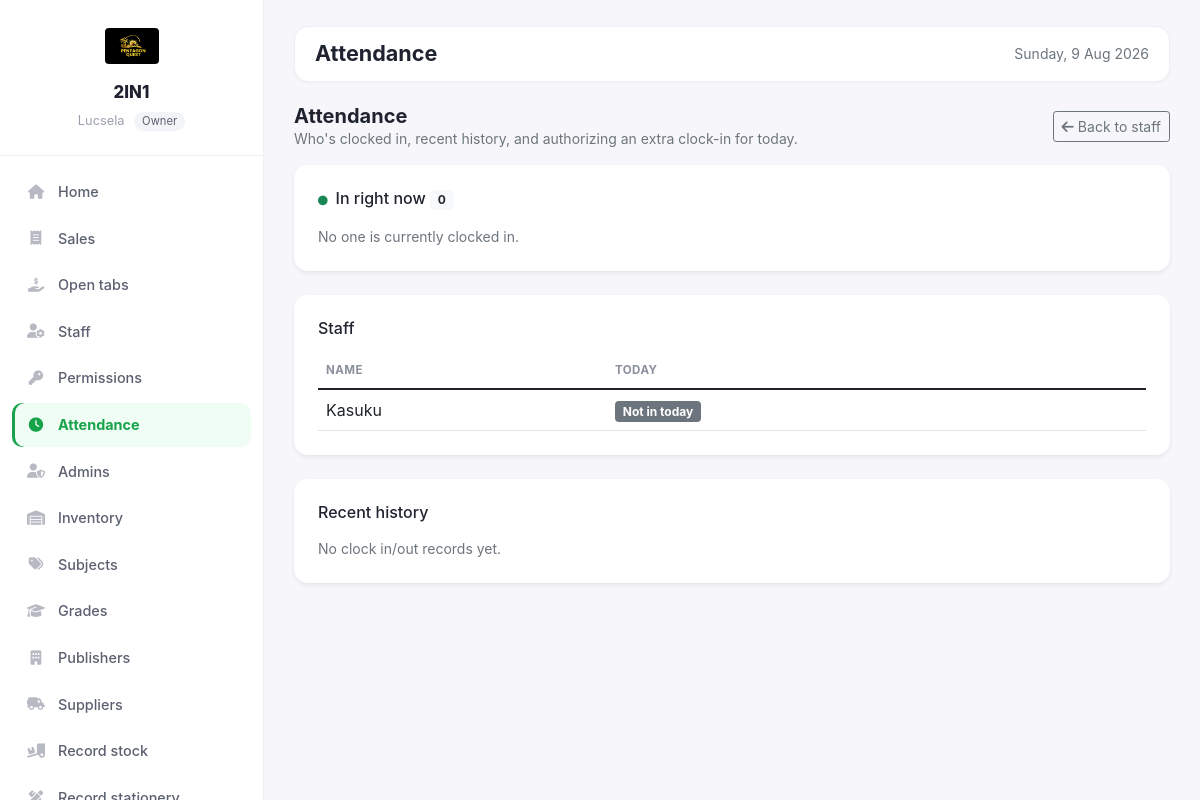
/public/super/staff/attendance.php (signed in), run on the app's committed database.
### tables this page shows
CREATE TABLE `tenants` (
  `id` int NOT NULL AUTO_INCREMENT,
  `name` varchar(150) NOT NULL,
  `slug` varchar(150) NOT NULL,
  `owner_user_id` int DEFAULT NULL,
  `status` enum('active','suspended','cancelled') NOT NULL DEFAULT 'active',
  `logo_path` varchar(255) DEFAULT NULL,
  `currency` varchar(8) NOT NULL DEFAULT 'KES',
  `phone` varchar(30) DEFAULT NULL,
  `address` varchar(255) DEFAULT NULL,
  `receipt_footer` varchar(255) DEFAULT NULL,
  `kra_pin` varchar(20) DEFAULT NULL,
  `created_at` datetime NOT NULL DEFAULT CURRENT_TIMESTAMP,
  `updated_at` datetime NOT NULL DEFAULT CURRENT_TIMESTAMP ON UPDATE CURRENT_TIMESTAMP,
  PRIMARY KEY (`id`),
  UNIQUE KEY `uq_tenant_slug` (`slug`),
  KEY `idx_tenant_status` (`status`)
);

CREATE TABLE `users` (
  `id` int NOT NULL AUTO_INCREMENT,
  `tenant_id` int DEFAULT NULL,
  `username` varchar(50) NOT NULL,
  `email` varchar(100) NOT NULL,
  `password_hash` varchar(255) NOT NULL,
  `pin_hash` varchar(255) DEFAULT NULL,
  `position` varchar(100) DEFAULT NULL,
  `must_reset_password` tinyint(1) NOT NULL DEFAULT '0',
  `role_id` int NOT NULL,
  `is_active` tinyint(1) DEFAULT '1',
  `email_verified` tinyint(1) DEFAULT '0',
  `activation_token` varchar(64) DEFAULT NULL,
  `activation_expires` datetime DEFAULT NULL,
  `activated_at` datetime DEFAULT NULL,
  `created_at` timestamp NULL DEFAULT CURRENT_TIMESTAMP,
  `updated_at` timestamp NULL DEFAULT CURRENT_TIMESTAMP ON UPDATE CURRENT_TIMESTAMP,
  PRIMARY KEY (`id`),
  UNIQUE KEY `username` (`username`),
  UNIQUE KEY `email` (`email`),
  UNIQUE KEY `uq_users_tenant_email` (`tenant_id`,`email`),
  KEY `role_id` (`role_id`),
  KEY `idx_email` (`email`),
  KEY `idx_username` (`username`),
  KEY `idx_users_tenant` (`tenant_id`),
  KEY `idx_users_activation` (`activation_token`),
  CONSTRAINT `users_ibfk_1` FOREIGN KEY (`role_id`) REFERENCES `roles` (`id`)
);

### public/super/staff/attendance.php (the view, shortened to what the rows shown need)
<?php
require_once __DIR__ . '/../../../app/app.php';
$pdo = Database::pdo();
$svc = new StaffService($pdo);
$TL  = new Models\TimeLogModel($pdo);
$tenantId = TenantContext::tenantId();
$roster = $svc->listForTenant($tenantId);
$currentlyIn = $TL->currentlyIn($tenantId);
$currentlyInIds = array_column($currentlyIn, 'user_id');
$clockedInToday = [];
?>
<div class="d-flex align-items-center justify-content-between mb-3 flex-wrap gap-2">
  <div>
    <h1 class="h5 mb-0 fw-bold">Attendance</h1>
  </div>
</div>
<div class="card border-0 shadow-sm mb-4" style="border-radius:14px;">
  <div class="card-body p-4">
    <h2 class="h6 mb-3"><i class="fas fa-circle text-success me-2" style="font-size:.6rem;"></i>In right now <span class="badge bg-light text-dark"><?php echo count($currentlyIn); ?></span></h2>
  </div>
</div>
<div class="card border-0 shadow-sm mb-4" style="border-radius:14px;">
  <div class="card-body p-4">
    <h2 class="h6 mb-3">Staff</h2>
    <?php if (!$roster): ?>
      <div class="text-muted small">No staff yet.</div>
    <?php else: ?>
      <div class="table-responsive">
        <table class="table align-middle mb-0">
          <thead><tr class="text-muted small text-uppercase"><th>Name</th><th>Today</th><th></th><th></th></tr></thead>
          <tbody>
            <?php foreach ($roster as $s):
              $sid = (int) $s['id'];
              $isIn = in_array($sid, $currentlyInIds, true);
              $loggedToday = !empty($clockedInToday[$sid]);
            ?>
            <tr>
              <td class="fw-semibold"><?php echo htmlspecialchars($s['username']); ?><?php echo $s['position'] ? '<div class="small text-muted fw-normal">' . htmlspecialchars($s['position']) . '</div>' : ''; ?></td>
              <td>
                <?php if ($isIn): ?><span class="badge bg-success">Clocked in</span>
                <?php elseif ($loggedToday): ?><span class="badge bg-light text-dark">Clocked out</span>
                <?php else: ?><span class="badge bg-secondary">Not in today</span>
                <?php endif; ?>
              </td>
              <td>
              </td>
              <td class="text-end">
              </td>
            </tr>
            <?php endforeach; ?>
          </tbody>
        </table>
      </div>
    <?php endif; ?>
  </div>
</div>
<div class="card border-0 shadow-sm" style="border-radius:14px;">
  <div class="card-body p-4">
    <h2 class="h6 mb-3">Recent history</h2>
  </div>
</div>
<?php
include __DIR__ . '/../../templates/tenants/layout.php';

### public/components/tenants/sidebar.php (shortened to what the rows shown need)
<?php
require_once __DIR__ . '/../../../app/helpers/PathConfig.php';
$__tenant   = $__tenant ?? null;
$shopName   = $__tenant['name'] ?? 'My Shop';
$logo = Branding::tenantLogo($__tenant);
$username   = $_SESSION['username'] ?? 'User';
$roleLabel  = TenantContext::role() === 'tenant_owner' ? 'Owner' : 'Staff';
?>
<aside class="t-sidebar" id="tSidebar">
    <div class="t-brand">
        <img class="t-logo" src="<?php echo htmlspecialchars($logo); ?>" alt="<?php echo htmlspecialchars($shopName); ?>">
        <div class="t-shop"><?php echo htmlspecialchars($shopName); ?></div>
        <div class="t-user">
            <?php echo htmlspecialchars($username); ?>
            <span class="t-role"><?php echo htmlspecialchars($roleLabel); ?></span>
        </div>
    </div>
</aside>

### data on the page
tenants: logo_path (picture), name "2IN1"
users: username "Kasuku", shows "Not in today"

### other printed values
$username "Lucsela"
$roleLabel "Owner"
$page_title "Attendance"
count($currentlyIn) "0"
